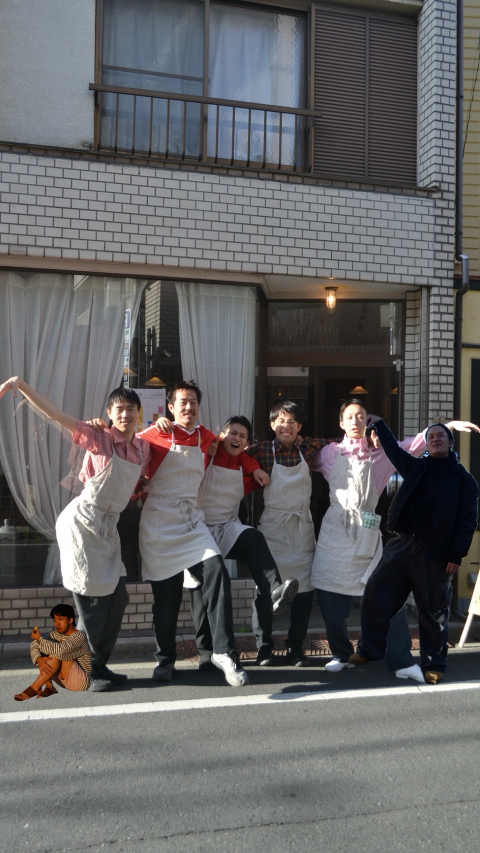
#> input picture images/home.jpg, 960 x 1706 px (shown at 1/2 size)
$ python -i optimize.py   (imports and definitions only)
#> lines starting #> are read from the running program, lines starting #| are printed output that depends on the picture
#!/usr/bin/env python3
# -*- coding: utf-8 -*-
"""
KODATTORIA 写真最適化スクリプト

使い方：
  1. 写真を input/ フォルダに入れる
  2. このファイルをダブルクリック（または python optimize.py で実行）
  3. images/ フォルダに最適化済み写真が出てくる

カテゴリ：
  - dish   : 料理写真  （最大庁50px、品質80）
  - cover  : 雑誌表紙  （最大700px、品質85）
  - photo  : その他    （最大200px、品質80）
"""

import os
import sys
import re
from pathlib import Path
from datetime import datetime

try:
    from PIL import Image, ExifTags
except ImportError:
    print("❌ Pillowがインストールされていません。")
    print("ターミナルで: pip install Pillow")
    input("エンターで閉じる...")
    sys.exit(1)

# ===== 設定 =====
INPUT_DIR  = Path("input")    # 元写真を入れる場所
OUTPUT_DIR = Path("images")   # 出力先

CATEGORIES = {
    "dish":  {"max_px": 1150, "quality": 80},   # 料理写真
    "cover": {"max_px": 700,  "quality": 85},   # 雑誌表紙
    "photo": {"max_px": 1200, "quality": 80},   # その他
}

SUPPORTED = {".jpg", ".jpeg", ".png", ".heic", ".webp"}

# ==================

def fix_orientation(img):
    """EXIF情報を元に画像を正しい向きに修正"""
    try:
        exif = img._getexif()
        if exif is None:
            return img
        for tag, val in exif.items():
            if ExifTags.TAGS.get(tag) == 'Orientation':
                if val == 3:
                    img = img.rotate(180, expand=True)
                elif val == 6:
                    img = img.rotate(270, expand=True)
                elif val == 8:
                    img = img.rotate(90, expand=True)
    except Exception:
        pass
    return img

# [8 lines left out: function resize, not called in this run]

def safe_name(src_name, category, index):
    """kodattoria_dish_001.jpg のような安全なファイル名を生成"""
    return f"kodattoria_{category}_{index:03d}.jpg"

# [88 lines left out: functions process, main, not called in this run]

# [2 lines not run here, left out]

>>> import cv2
>>> picture = cv2.imread('../images/home.jpg', cv2.IMREAD_GRAYSCALE)
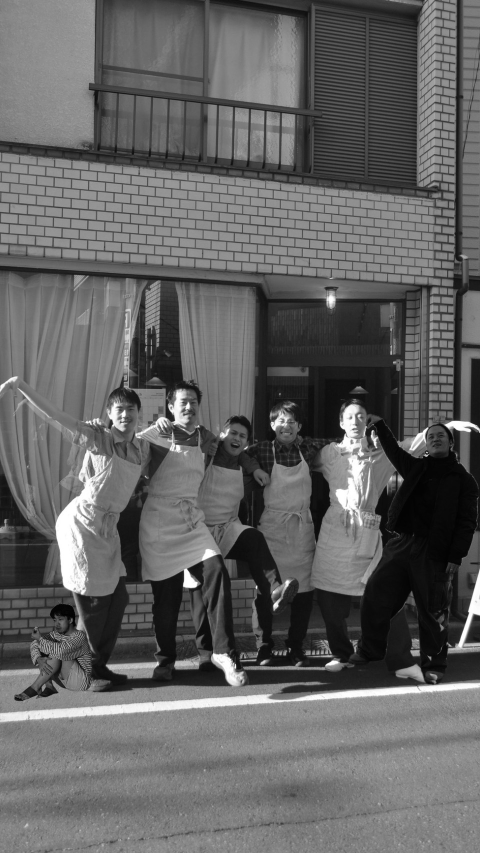
#> picture: shape (1706, 960) (shown at 1/2 size); min 0, max 255, mean 99.1
>>> result = fix_orientation(picture)
